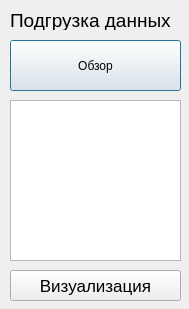
<?xml version="1.0" encoding="UTF-8"?>
<ui version="4.0">
 <class>Dialog</class>
 <widget class="QDialog" name="Dialog">
  <property name="geometry">
   <rect>
    <x>0</x>
    <y>0</y>
    <width>189</width>
    <height>309</height>
   </rect>
  </property>
  <property name="windowTitle">
   <string>Dialog</string>
  </property>
  <widget class="QPushButton" name="buttonOpenFile">
   <property name="geometry">
    <rect>
     <x>10</x>
     <y>40</y>
     <width>171</width>
     <height>51</height>
    </rect>
   </property>
   <property name="text">
    <string>Обзор</string>
   </property>
  </widget>
  <widget class="QLabel" name="label">
   <property name="geometry">
    <rect>
     <x>10</x>
     <y>10</y>
     <width>171</width>
     <height>20</height>
    </rect>
   </property>
   <property name="font">
    <font>
     <pointsize>14</pointsize>
    </font>
   </property>
   <property name="text">
    <string>Подгрузка данных</string>
   </property>
  </widget>
  <widget class="QPushButton" name="solve">
   <property name="geometry">
    <rect>
     <x>10</x>
     <y>270</y>
     <width>171</width>
     <height>31</height>
    </rect>
   </property>
   <property name="font">
    <font>
     <pointsize>13</pointsize>
    </font>
   </property>
   <property name="text">
    <string>Визуализация</string>
   </property>
  </widget>
  <widget class="QTextEdit" name="textEdit">
   <property name="geometry">
    <rect>
     <x>10</x>
     <y>100</y>
     <width>171</width>
     <height>161</height>
    </rect>
   </property>
  </widget>
 </widget>
 <resources/>
 <connections/>
</ui>
